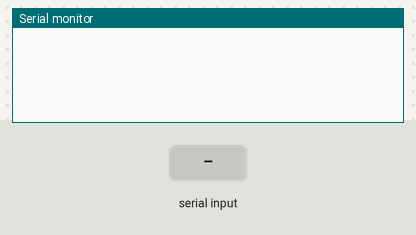
Bench run of a sketch on a simulated Arduino Uno, built with avr-gcc and run on an emulated ATmega328P. On the bench: the last lines printed to the serial monitor. The test bench sets the inputs (shaded band).

Above: at 1.2 s.
1.3 s: "90,45\n" received over Serial
At 2.1 s:
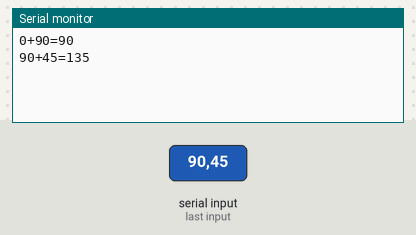
2.8 s: "30,150\n" received over Serial
At 5.0 s:
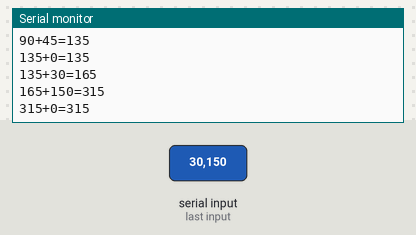
Timing chart, 0 to 6.5 s (numbered marks = the images above; inputs shaded):
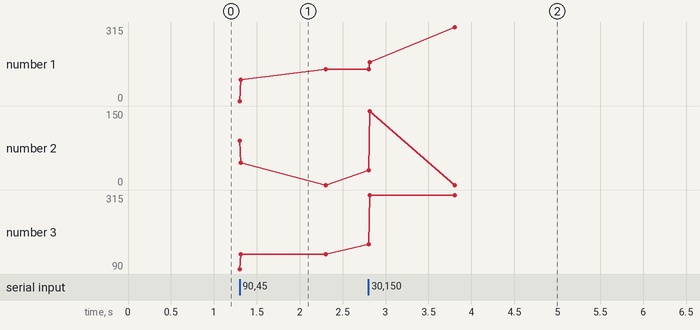

The sketch:

Serial3.ino
```cpp
void setup() {
  Serial.begin(9600);

}
int b = 0;
void loop() {

  if (Serial.available()) {
    int c = Serial.parseInt();
    Serial.print((String)b);
    b=b+c;
    Serial.print("+");
    Serial.print(c);
    Serial.print("=");
    Serial.println(b);

  }


}
```

Measured:
- after the input at 1.3 s, the serial monitor: prints a new line at once (image 1)
- after the input at 2.8 s, the serial monitor: prints a new line at once (image 2)
- plotted number 1: 135 → 315 after the input at 2.8 s
- plotted number 3: 135 → 315 after the input at 2.8 s
